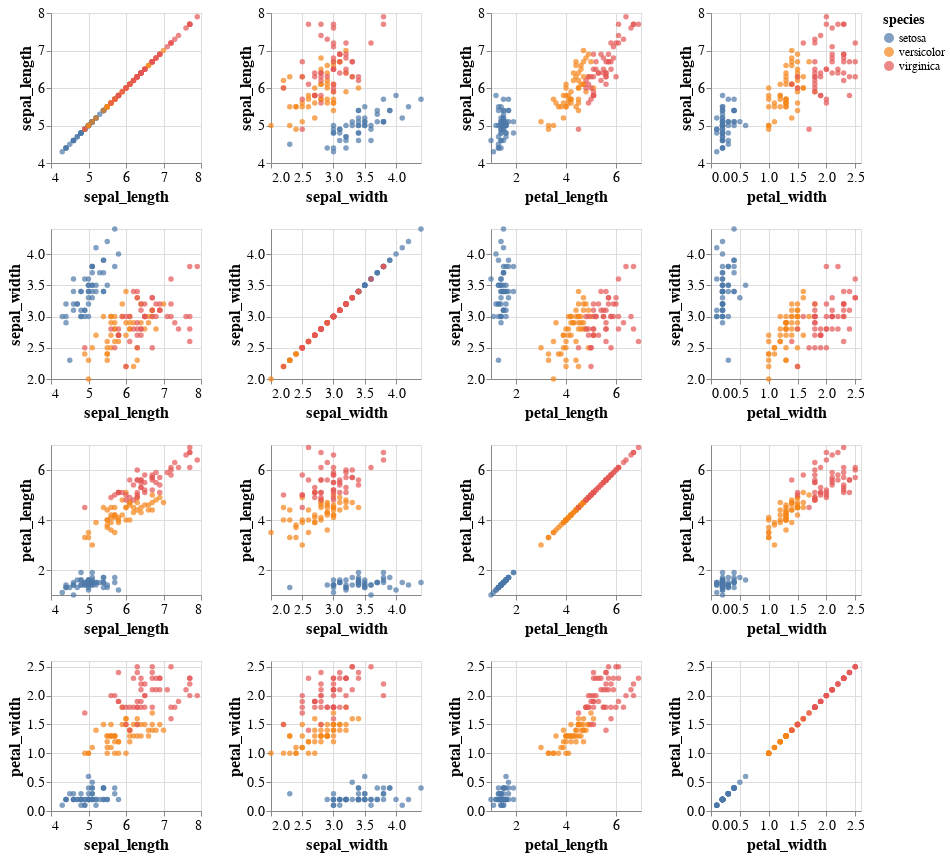

This figure's notebook cell:
### Code cell
alt.Chart(df_iris)\
   .mark_circle()\
   .encode(alt.X(alt.repeat("column"), type='quantitative', scale=alt.Scale(zero=False)),
           alt.Y(alt.repeat("row"), type='quantitative', scale=alt.Scale(zero=False)),
           color='species:N')\
   .properties(width=150, height=150)\
   .repeat(row=df_iris.columns[:4].tolist(), column=df_iris.columns[:4].tolist())

### Figure 1 — Vega-Lite specification as saved in the notebook (floating-point values rounded to 4 significant figures; data arrays with more than 128 entries replaced by an {"elided": "..."} marker saying what was removed)
{"config": {"view": {"height": 400, "width": 800}, "title": {"fontSize": 24, "fontWeight": "normal", "titleAlign": "center"}, "axisLeft": {"labelFontSize": 14, "titleFontSize": 16}, "axisRight": {"labelFontSize": 14, "titleFontSize": 16}, "header": {"labelFontSize": 14, "titleFontSize": 16, "titleAlign": "left"}, "axisBottom": {"labelFontSize": 14, "titleFontSize": 16}, "legend": {"labelFontSize": 12, "titleFontSize": 14}}, "repeat": {"column": ["sepal_length", "sepal_width", "petal_length", "petal_width"], "row": ["sepal_length", "sepal_width", "petal_length", "petal_width"]}, "spec": {"data": {"name": "data-6a6657a14372efbb00f3b375d8568851"}, "mark": "circle", "encoding": {"color": {"type": "nominal", "field": "species"}, "x": {"type": "quantitative", "field": {"repeat": "column"}, "scale": {"zero": false}}, "y": {"type": "quantitative", "field": {"repeat": "row"}, "scale": {"zero": false}}}, "height": 150, "width": 150}, "$schema": "https://vega.github.io/schema/vega-lite/v4.8.1.json", "datasets": {"data-6a6657a14372efbb00f3b375d8568851": {"elided": "150 records"}}}
